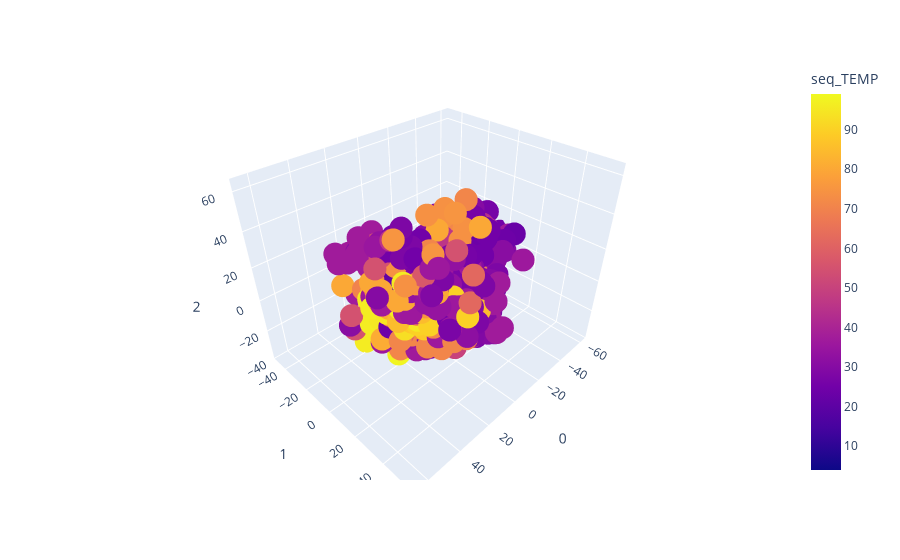

The cell this chart's notebook holds for it:
### Markdown cell above
*Kernel PCA: Linear 3D Plot*

### Code cell
kpca = KernelPCA(n_components=3, kernel= 'linear')
x_kpca = kpca.fit_transform(Data_Full)


x_tx = x_kpca
x_tx =pd.DataFrame(x_tx)
x_tx["seq_TEMP"] = data["seq_TEMP"]

fig = px.scatter_3d(x_tx, x=0, y=1, z=2,
              color='seq_TEMP')
fig.show()

### Figure 1 — Plotly figure (JSON) as saved in the notebook; plotly's stock layout.template omitted (floating-point values rounded to 4 significant figures; data arrays with more than 128 entries replaced by an {"elided": "..."} marker saying what was removed)
{"data": [{"hovertemplate": "0=%{x}<br>1=%{y}<br>2=%{z}<br>seq_TEMP=%{marker.color}<extra></extra>", "legendgroup": "", "marker": {"color": {"elided": "2917 int values"}, "coloraxis": "coloraxis", "symbol": "circle"}, "mode": "markers", "name": "", "scene": "scene", "showlegend": false, "type": "scatter3d", "x": {"elided": "2917 float values"}, "y": {"elided": "2917 float values"}, "z": {"elided": "2917 float values"}}], "layout": {"coloraxis": {"colorbar": {"title": {"text": "seq_TEMP"}}, "colorscale": [[0, "#0d0887"], [0.1111, "#46039f"], [0.2222, "#7201a8"], [0.3333, "#9c179e"], [0.4444, "#bd3786"], [0.5556, "#d8576b"], [0.6667, "#ed7953"], [0.7778, "#fb9f3a"], [0.8889, "#fdca26"], [1, "#f0f921"]]}, "legend": {"tracegroupgap": 0}, "margin": {"t": 60}, "scene": {"domain": {"x": [0, 1], "y": [0, 1]}, "xaxis": {"title": {"text": "0"}}, "yaxis": {"title": {"text": "1"}}, "zaxis": {"title": {"text": "2"}}}}}
